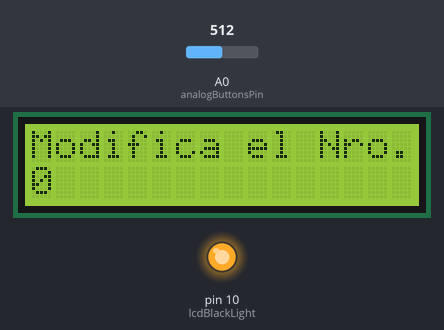
A sketch run on a simulated Arduino Uno, built with avr-gcc and run on an emulated ATmega328P. On the bench: 16×2 character LCD, output pins drawn as LEDs (lit = HIGH). Inputs (shaded band) come from the test bench; at power-on: A0 (analogButtonsPin) = 512.

Above: at 1.2 s.
1.3 s: A0 (analogButtonsPin) set to 54
At 2.3 s:
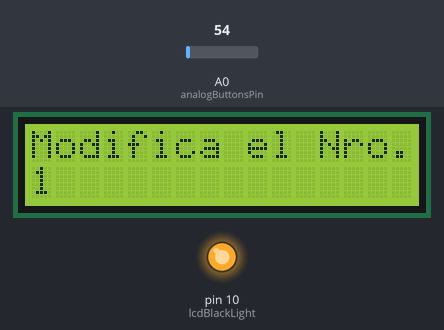
2.8 s: A0 (analogButtonsPin) set to 46
At 3.3 s:
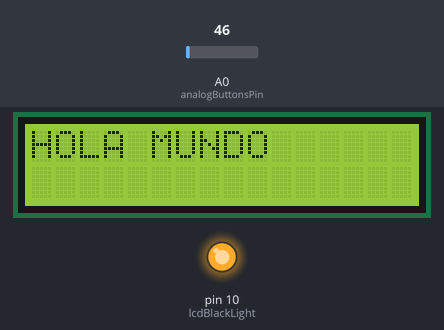
4.3 s: A0 (analogButtonsPin) set to 176
5.8 s: A0 (analogButtonsPin) set to 213
At 6.7 s:
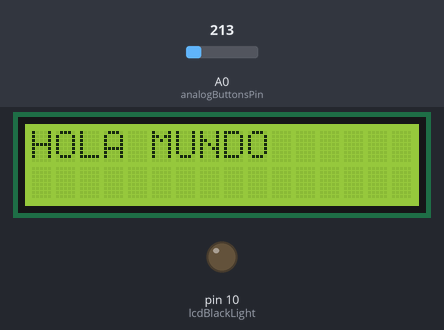
7.3 s: A0 (analogButtonsPin) set to 40
At 8.8 s:
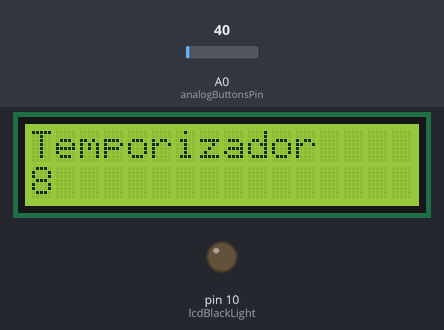
10.3 s: A0 (analogButtonsPin) set to 364
12.5 s: A0 (analogButtonsPin) set to 388
At 13.1 s:
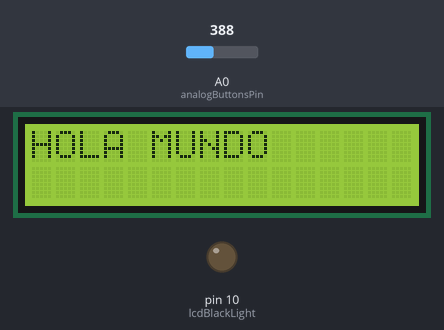
Timing chart, 0 to 15.0 s (numbered marks = the images above; inputs shaded):
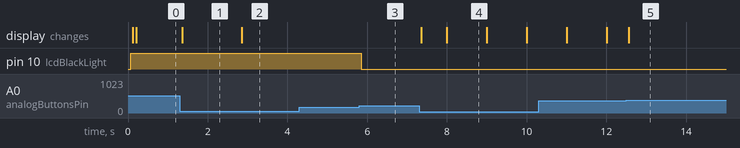

The sketch:

CLASE_8_MenuLCDShield.ino
```cpp
/*
 * Ejemplo utilizacion LCD Shield
 *
 * Conexiones DHT22 (Visto de frente, de izquiera a derecha)
 *
 * DHT22, pin 1, to 5V
 * DHT22, pin 2, to digital pin 2 (A eleccion)
 * DHT22, pin 3, No coneccted
 * DHT22, pin 4, to ground.
 *
 * Connect a 10K resistor from pin 2 (data) to pin 1 (power) of the sensor.
 *
 * Conexiones LCD KeyPad Shield:
 *  LCD RS pin to digital pin 8
 *  LCD Enable pin to digital pin 9
 *  LCD D4 pin to digital pin 4
 *  LCD D5 pin to digital pin 5
 *  LCD D6 pin to digital pin 6
 *  LCD D7 pin to digital pin 7
 *
 *  LCD BL pin to digital pin 10
 *
 *  KEYS BUTTONS to analog pin 0
 *
 * Pines libres:
 *  Arriba: D13 D12 D11 D3 D1 D0
 *  Abajo IZQ: RST 3.3V 5V GND GND VIN
 *  Abajo DER: A1 A2 A3 A4 A5
 */

/*
 * Incluyo las librerias arduino qque utilizaremos.
 */
#include <LiquidCrystal.h>

/*
 * Incluyo el archivo donde defino nuestro nuevo tipo de dato. (Ver mas abajo)
 */
#include "new_types.h"

/*
 * Incluyo el archivo donde defino las conecciones y  y otras configuraciones como el debug
 */
#include "settings.h"

/*
 * Un numero que modificaremos con los botones y mostraremos en al pantalla.
 */
bool blStatus = false;

Stado lcdStado = STATE_A;

unsigned long lastLcd = 0;

int numero = 0;

/*
 * Inicializamos los objetos que utilizaremos.
 * Un 'LiquidCrystal' llamado 'lcd' conectado segun lo definido en 'settings.h'
 */
LiquidCrystal lcd(rsLcdPin, enableLcdPin,
                  d4LcdPin, d5LcdPin, d6LcdPin, d7LcdPin);


/*
 * Inicializacion de nuestro proyecto..
 */
void setup (void)
{
/*
 * Si esta definido DEBUG (Ver archivo 'settings.h')
 * Inicio el puerto serial para imprimir mensajes.
 */
#ifdef DEBUG
  Serial.begin (9600);
  while (!Serial);
#endif

  /*
   * Inicializo el objeto lcd indicandole que es una pantalla de 16x2
   * Posiciono el cursor arriba a la izquierda y escribo un texto.
   */
  lcd.begin(16, 2);
  lcd.setCursor(0,0);
  lcd.print("Pantalla A");

  /* Enciendo el blacklight */
  pinMode(lcdBlackLight, OUTPUT);
  digitalWrite(lcdBlackLight, HIGH);
  blStatus = true;
}

/*
 * Codigo principal
 */
void loop (void)
{
  /*
   * Creo una nueva variable del tipo KeyButton
   * cuyo tipo esta definido en el archivo 'new_types.h'
   */
  KeyButton buttonState = KEY_NONE;

 unsigned long currentLcd = 0;


  /*
   * Obtengo el estado del boton.
   *
   * Esta funcion realiza el debounce para evitar el ruido de los botones.
   * y devuelve solo una vez cuando precionamon el pulsador.
   * (Si mantenemos presionado el pulsador  UP solo una vez va informar
   * la tecla de forma que paresca que presionamos muchas veces el pulsador
   * cuando todavia no soltamos el pulsados.)
   */
  buttonState = get_key_debounced_unique ();

  /*
   * Segun la tecla presionada modifico el nro e informo en el LCD
   * o prendo y apago el blackligh del lcd con la tecla SELECT.
   */
  switch (buttonState)
  {
    case KEY_RIGHT:
      if (lcdStado == STATE_A)
        lcdStado = STATE_B;
      else if (lcdStado == STATE_B)
        lcdStado = STATE_C;
      else if (lcdStado == STATE_C)
        lcdStado = STATE_A;
      lcd.clear();
      break;
    case KEY_LEFT:
      if (lcdStado == STATE_C)
        lcdStado = STATE_B;
      else if (lcdStado == STATE_B)
        lcdStado = STATE_A;
      else if (lcdStado == STATE_A)
        lcdStado = STATE_C;
      lcd.clear();
      break;
    case KEY_UP:
      if (lcdStado == STATE_A) {
        digitalWrite(lcdBlackLight, HIGH);
        blStatus = true;
      }
      else if (lcdStado == STATE_C)
        numero++;
      lcd.clear();
      break;
    case KEY_DOWN:
      if (lcdStado == STATE_A) {
        digitalWrite(lcdBlackLight, LOW);
        blStatus = false;
      }
      else if (lcdStado == STATE_C)
        numero--;
      lcd.clear();
      break;
    case KEY_SELECT:
      if (blStatus) {
        digitalWrite(lcdBlackLight, LOW);
        blStatus = false;
      }
      else {
        digitalWrite(lcdBlackLight, HIGH);
        blStatus = true;
      }
      break;
    case KEY_NONE:
    default:
      break;
  }

  currentLcd = millis();
  if (currentLcd - lastLcd > 200) {
    switch (lcdStado)
    {
      case STATE_A:
        lcd.setCursor(0, 0);
        lcd.print("HOLA MUNDO");
        break;
      case STATE_B:
        lcd.setCursor(0, 0);
        lcd.print("Temporizador");
        lcd.setCursor(0, 1);
        lcd.print(millis()/1000);
        break;
      case STATE_C:
        lcd.setCursor(0, 0);
        lcd.print("Modifica el Nro.");
        lcd.setCursor(0, 1);
        lcd.print(numero);
        break;
      default:
        break;
    }
  }
  /*
   * Si existe la definicion de DEBUG
   * Imprimo el nro en el puerto serial como debug..
   */
#ifdef DEBUG
  //Serial.print("Numero ");
  //Serial.println(numero);
#endif
}
```

settings.h
```cpp
#ifndef SETTINGS_h
#define SETTINGS_h

/*
 * Conecciones
 */

const int rsLcdPin = 8;
const int enableLcdPin = 9;
const int d4LcdPin = 4;
const int d5LcdPin = 5;
const int d6LcdPin = 6;
const int d7LcdPin = 7;

const int lcdBlackLight = 10;

const int analogButtonsPin = 0;

/*
 * Activacion del debug serial.
 * (Deben decomentar la definicion si quieren imprimir el debug por el puerto serial)
 */
//#define DEBUG

#endif //SETTINGS_h
```

buttons.ino
```cpp
#include "new_types.h"
#include "settings.h"

unsigned long lastDebounceTime;
const int debounceDelay = 50;

KeyButton keyStatus = KEY_NONE;
KeyButton lastKeyReaded = KEY_NONE;
KeyButton lastKeyHandled = KEY_NONE;

/*
 * Funcion que solo devuelvo el boton presionado una unica vez
 * para controlar los menus que se muevan correctamene,
 * Por mas que siga apretando el boton, me muevo una unica vez en el menu.
 */

KeyButton get_key_debounced_unique (void)
{
  static KeyButton keyHandled = KEY_NONE;
  KeyButton currentButton = KEY_NONE, ret = KEY_NONE;

  currentButton = get_key_debounced ();
  if (currentButton != keyHandled)
  {
    keyHandled = currentButton;
    ret = currentButton;
  }
  else
  {
    ret = KEY_NONE;
  }
  return ret;
}

KeyButton get_key_debounced (void)
{
  KeyButton keyReaded = KEY_NONE;

  keyReaded = read_LCD_buttons ();

  /* Cada vez que cambia establezco un tiempo de referencia. */
  if (keyReaded != lastKeyReaded)
    lastDebounceTime = millis();

  /*
   * La primera vez esto es falso!!.
   * Cuando paso un tiempo y se hace verdadero,
   * Recien ahi verfica si cambio con respecto
   * a la ultima lectura y si es asi, considera que
   * realmente presiono o libero los botones.
   */
  if ((millis() - lastDebounceTime) > debounceDelay) {
    if (keyReaded != keyStatus)
       keyStatus = keyReaded;
  }

  lastKeyReaded = keyReaded;

  return keyStatus;
}

/*
 * Funcion que nos devuelve el estado de los botones
 * Esta funcion devuelve un tipo 'KeyButton' definido en 'new_types.h',
 * que correspondera a uno de los botones, indicando cual esta apretado
 * y no necesita ningun argumento.
 */
KeyButton read_LCD_buttons (void)
{
  /*
   * Los 4 botones estan conectados a una cadena de resistencias que al
   * presionar los pulsadores forman diferentes divisores de tension
   * (Ver el esquematico). Esto nos permite identificar los botones apretados
   * segun la tension aplicada en el pin.
   */
  int adc_key_in = 0;
  adc_key_in = analogRead(analogButtonsPin);

  /*
   * Si no presiono ningun pulsador solo tengo una resistencia de pull-up a 5v
   * entonces idealmente adc_key_in = 1024
   */
  if (adc_key_in > 1000)
    return KEY_NONE;

  /*
   * Luego corroboro la tension aplicada, que segun el divisor de tension resultante
   * correspondiente a cada pulsador.
   */
  if (adc_key_in < 50)  return KEY_RIGHT;
  if (adc_key_in < 195) return KEY_UP;
  if (adc_key_in < 380) return KEY_DOWN;
  if (adc_key_in < 555) return KEY_LEFT;
  if (adc_key_in < 790) return KEY_SELECT;

  /*
   * Aunque parece consideramos todos los casos siempre se recomienda en la ultima linea
   * devolver un valor por defecto.
   */
  return KEY_NONE;
}
```

new_types.h
```cpp
/*
 * Hago un nuevo tipo de dato enumerado (KEY_NOTE = 0, KEY_RIGHT = 1,..,KEY_SELECT = 5)
 * Le asigno el nombre KeyButton que nos permitira utilizarlo con este nombre como si fuera
 * un nuevo tipo de dato.
 * Una vez definido se utilizan de la misma forma que el resto de las variables.
 *
 * Se definen como:
 *  tipoVariable nombreVariable = valorInicial;
 *
 * Por ejemplo:
 *  KeyButton boton = KEY_NONE;
 */

#ifndef NEW_TYPES_h
#define NEW_TYPES_h

enum KeyButton {
 KEY_NONE = 0,
 KEY_RIGHT,
 KEY_UP,
 KEY_DOWN,
 KEY_LEFT,
 KEY_SELECT
};

enum Stado {
  STATE_A = 0,
  STATE_B,
  STATE_C
};

#endif //NEW_TYPES_h
```

Measured:
- the behaviour switches between 50 and 49 on A0 (analogButtonsPin) (found by bisection; images 1 and 2)
- the behaviour switches between 194 and 195 on A0 (analogButtonsPin) (found by bisection; images 2 and 3)
- the behaviour switches between 379 and 380 on A0 (analogButtonsPin) (found by bisection; images 4 and 5)
- after the input at 1.3 s, the display: changes after 0.06 s (image 1)
- after the input at 2.8 s, the display: changes after 0.06 s (image 2)
- after the input at 4.3 s, every drawn part: stays the same
- after the input at 5.8 s, pin 10 (lcdBlackLight): HIGH → LOW after 0.05 s
- after the input at 7.3 s, the display: first changes after 0.06 s (image 4 shows a later state)
- after the input at 12.5 s, the display: changes after 0.06 s (image 5)
